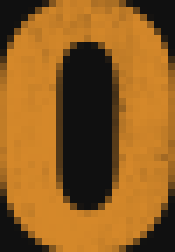
#> input picture config/kredits_digits/n_00.png, 25 x 36 px, given in place of n_00_mask.png, which was not available (shown 7 times larger)
$ python kredits_templates.py
#> lines starting #> are read from the running program, lines starting #| are printed output that depends on the picture; pictures that were not available may be replaced by others from this repository, and a replacement may not be noted
### src/cv_io.py
"""cv_io.py - 让 cv2 能读写带中文(非 ASCII)的路径。

★ 为什么需要这个,不是洁癖,是实测出来的:
  Windows 上 `cv2.imread` 走的是窄字符 fopen,**路径里只要有一个非 ASCII 字符就
  返回 None,而且不抛异常**。同一个文件,同一份代码:

      cv2.imread(r"...\\新建文件夹\\e2e\\kards-auto\\ui_templates\\cost_num.png") -> None
      cv2.imread(r"...\\Temp\\cost_num_ascii.png")                              -> 数组

  对中文用户这几乎必然踩中:压缩包解压到「D:\\游戏\\kards-auto」,或者 Windows
  用户名本身就是中文(`C:\\Users\\张三\\Desktop\\...`)。踩中的表现是引擎
  **一个模板都加载不了**,日志里飘一片

      WARN cannot load template deck_ok_btn: ...ui_templates/deck_ok_btn.png

  看起来像模板文件丢了,其实是读不到。引擎不会崩 —— 它会安静地什么都认不出来,
  这正是这个项目最怕的那种失败(报了成功,其实什么都没干)。

★ 做法:在**本模块被 import 的时候**就把 `cv2.imread` / `cv2.imwrite` 换掉,
  而不是去改那二十多个调用点 —— 漏一个就是一处静默失效,而且以后新写的代码还会
  再踩一次。Python 的模块是单例,所以**只要有一个地方在任何读图之前 import 过本
  模块,整个进程的 `cv2.imread` 就都是能读中文的版本了**。

★ 谁该 import 它:所有会被单独执行的入口(`main_loop.py`、`gui.py`,以及各个
  `*_calibrate.py` / `capture.py` / `board.py` / `frontline_line.py` …)。
  它们里那行 `import cv_io  # noqa: F401` 看着像个没用的 import,其实是总开关。

★ 读和写都不走原版(除了先试一下):
  · 读 —— 原版失败会返回 None,正好拿来当"要不要绕路"的判据;
  · 写 —— 原版在中文路径下**返回 False 而不抛异常**,直接用它等于把图悄悄丢了
    (这个坑本项目在手机端 `mobile_hand.py` 里已经单独踩过一次)。
"""

from __future__ import annotations

import os

import cv2
import numpy as np

#: 留一份原版函数。★ 必须在打补丁**之前**取,而且下面用标记防止重复打补丁 ——
#  万一有人 reload 本模块,第二次取到的就是自己的版本,那就无限递归了。
_orig_imread = cv2.imread
_orig_imwrite = cv2.imwrite

_PATCHED_FLAG = "__kards_cv_io__"


def _ascii_only(path) -> bool:
    """
    这个路径是不是纯 ASCII?是的话原版就能处理,不用绕路。

    ★ 为什么要判在前面,而不是"先试原版、失败再绕":原版在中文路径下失败时会在
      stderr 上吐一行 `cv::findDecoder imread_('...'): can't open/read file`,
      日志里看着像真出了问题。直接绕过去就没这行噪声了。
    """
    try:
        p = os.fspath(path)
    except TypeError:
        return False
    if isinstance(p, bytes):
        return True            # 已经是字节路径,原版自己能处理
    try:
        p.encode("ascii")
        return True
    except UnicodeEncodeError:
        return False


def _imread_unicode(path, flags):
    """绕路读:自己把文件读成字节,再交给 `cv2.imdecode`。"""
    try:
        buf = np.fromfile(path, dtype=np.uint8)   # numpy 走的是 Python 的文件 API,认中文
    except Exception:
        return None
    if buf.size == 0:
        return None
    try:
        return cv2.imdecode(buf, flags)
    except Exception:
        return None


def imread(path, flags=cv2.IMREAD_COLOR):
    """
    读一张图,支持非 ASCII 路径。语义和 `cv2.imread` 一致:失败返回 None。

    ★ 纯 ASCII 路径优先走原版(行为跟以前完全一样,也更快);含非 ASCII 的直接
      绕路,免得原版先吐一行 `can't open/read file` 的警告。
    ★ 但 ASCII 那条路失败之后**还要再绕一次**:路径字符串本身是 ASCII、而当前
      工作目录含中文(相对路径的情形)时,原版照样读不到,只有绕路才行。
    """
#> called with path = 'config/kredits_digits/n_00_mask.png', flags = 0
    if path is None:
        return None
    if _ascii_only(path):
        try:
            img = _orig_imread(path, flags)
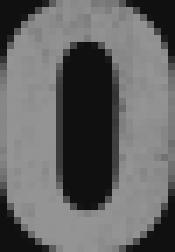
#> img: shape (36, 25) (shown 7 times larger); min 16, max 148, mean 100.6
            if img is not None:
                return img
        except Exception:
            pass
    return _imread_unicode(path, flags)


def imwrite(path, img, params=None):
    """
    写一张图,支持非 ASCII 路径。返回值语义和 `cv2.imwrite` 一致:成功 True。

    ★ 非 ASCII 路径不走原版,理由和 imread 一样 —— 而且原版在那条路上是**返回
      False 而不抛异常**的,直接用它等于把图悄悄丢了(手机端已经踩过一次)。
    """
    if path is None or img is None:
        return False
    if _ascii_only(path):
        try:
            if _orig_imwrite(path, img, params or []):
                return True
        except Exception:
            pass
    ext = os.path.splitext(str(path))[1] or ".png"
    try:
        ok, buf = cv2.imencode(ext, img, params or [])
        if not ok:
            return False
        buf.tofile(path)
        return True
    except Exception:
        return False


# ---- 打补丁 ---------------------------------------------------------------
# ★ 用标记防重复:reload 本模块时若再包一层,`_orig_imread` 就成了自己的包装,
#   调用会无限递归。
if not getattr(cv2.imread, _PATCHED_FLAG, False):
    setattr(imread, _PATCHED_FLAG, True)
    setattr(imwrite, _PATCHED_FLAG, True)
    cv2.imread = imread
    cv2.imwrite = imwrite

### src/kredits_templates.py
"""
kredits_templates.py - Kredits 数字模板库 + 匹配器(精确读费用)。

背景(见 kredits.py):这种风格化模板体数字 RapidOCR 读不出来,所以走模板匹配。
0-9 十个字形已录齐并逐个看图核对(2026-09-10),锚定在 shots/kredits/samples_r1/。

字形来源与判定:
  #00=0 #01=1 #02=2 #03=3 #04=4 #05=5 #06=6 #07=7 #08=8 #09=9
  (#10/#11/#13/#15 是被 HUD 墨迹切碎或重复的残片,不用)

匹配方法:
  1. 取字形掩码的紧致外接框,按高度归一化到固定大小(保持宽高比)
  2. 与每个数字模板做归一化互相关(cv2.matchTemplate TM_CCOEFF_NORMED)
  3. 取最高分;低于阈值则拒识(返回 None,宁可读不出也不要读错)

两位数(10-24):
  KARDS 上限 24,所以最多两位。**关键:两位数时游戏会把数字整体缩小**
  (实测单数字高 36px,两位数只有 25px),好和 "K/M" 徽章并排塞进同一个方块。
  因为归一化是"按高度缩放到固定高度",这个缩小被自动抵消 —— 所以
  **两位数不需要单独录模板**,切成两个字形后用单数字模板就能读。
  实测:10 -> "1"(0.92) "0"(0.89);12 -> "1"(0.92) "2"(0.93)。
  验证脚本:src/kredits_two_digit_test.py

用法:
  .venv\\Scripts\\python.exe src\\kredits_templates.py          # 自检:用样例互相匹配
"""

from __future__ import annotations

import glob
import os
import sys

sys.path.insert(0, os.path.dirname(os.path.abspath(__file__)))
if hasattr(sys.stdout, "reconfigure"):
    sys.stdout.reconfigure(encoding="utf-8", errors="replace")

import cv2
import cv_io  # noqa: F401  (开关:让 cv2 认中文路径,见 cv_io.py)
import numpy as np

ROOT = os.path.dirname(os.path.dirname(os.path.abspath(__file__)))

# ★★★ 2026-09-19(v0.1.5 修):**数字模板不能再放在 `shots/` 里。**
#
# 病因(实机 + 离线都量到了):锚定样例原来在 `shots/kredits/samples_r1/`,
# 而 `make_release.py` 的 SKIP_DIRS 里**有 `shots`** —— 于是**每一个发布包**
# 都不带这 10 个数字模板。后果是一条完整的连锁:
#     `kredits_templates: 载入 0 个数字模板 []`
#   -> `read_kredits()` 永远 None("有字拒识")
#   -> 每回合的费用**从来没真读到过**(日志里全是 `[prev+1]` 推算)
#   -> 行动之后那次对账(它本来就靠读数)变成空操作
#   -> 账本比真实 Kredits 高"行动费"那么多
#   -> **明明没费用还去拖一张出不起的牌,被游戏拒绝**(用户报的就是这个)
# 实测:`shots/scan_frames` 60 张存帧喂 `read_kredits`,**0/60 读出来**,
# 原因清一色"有字拒识(模板分低于阈值)"。
#
# 修法:搬到 **`config/kredits_digits/`** —— `config/` 是随包发的,
# 而且项目里 **`config/hq_hp_digits/` 早就是这个约定**(总部血量数字模板),
# 只有费用这一套被落在了 `shots/`。
# ★ 保留旧路径做兜底:开发树(C)里的旧目录还在,老脚本也还指着它。
ANCHOR_SAMPLES = os.path.join(ROOT, "config", "kredits_digits")
_ANCHOR_SAMPLES_LEGACY = os.path.join(ROOT, "shots", "kredits", "samples_r1")
if not os.path.isdir(ANCHOR_SAMPLES) and os.path.isdir(_ANCHOR_SAMPLES_LEGACY):
    ANCHOR_SAMPLES = _ANCHOR_SAMPLES_LEGACY
# 导出的归一化模板,仅供人工查看(运行时生成,`shots/` 不存在会自己建)
TEMPLATES_DIR = os.path.join(ROOT, "shots", "kredits", "templates")

# 样例 -> 数字值。
# 这一栏是 2026-09-10 录制时【逐个看图核对】出来的,不是按录制顺序推的:
# 老版提取逻辑会把被墨迹切碎的字形丢掉、还会把两位数跟 K/M 徽章粘在一起,
# 所以录制序号跟数字值并不一一对应(例如 n_06 其实是 5、n_07 是 6)。
#   n_05 / n_11 / n_13 / n_15 是被切碎或重复的残片,不能当模板。
SAMPLE_TO_DIGIT = {
    "n_00": 0, "n_01": 1, "n_02": 2, "n_03": 3, "n_04": 4,
    "n_06": 5, "n_07": 6, "n_08": 7, "n_09": 8, "n_10": 9,
}

# 两位数(10-24)【无需】单独模板:游戏会把两位数缩小,而按高度归一化自动抵消
# 了这个缩放,切成两个字形后用上面的单数字模板即可。实测 10、12 均正确
# (见 kredits_two_digit_test.py)。第二轮录制(samples/)里的 n_32=10、n_36=12
# 就是那两个验证样本。

NORM_H = 40          # 归一化高度
MATCH_MIN_SCORE = 0.72   # 低于此分拒识

_TEMPLATES: dict = {}


def _tight(mask: np.ndarray):
    """裁到掩码的紧致外接框;全空返回 None。"""
    ys, xs = np.where(mask > 0)
#> ys = 900 values from 0 to 35; xs = 900 values, max 24 at index 24, min 0 at index 0, mean 12
    if len(xs) == 0:
        return None
    return mask[ys.min():ys.max() + 1, xs.min():xs.max() + 1]


def normalize_glyph(mask: np.ndarray, height: int = NORM_H):
    """
    把字形掩码归一化:紧致裁剪 -> 按高度缩放(保持宽高比)。
    返回 (float32 灰度图) 或 None。
    """
    tight = _tight(mask)
    if tight is None or tight.shape[0] < 8:
        return None
    scale = height / float(tight.shape[0])
#> scale = 1.11
    w = max(1, int(round(tight.shape[1] * scale)))
#> w = 28
    resized = cv2.resize(tight, (w, height), interpolation=cv2.INTER_AREA)
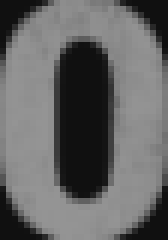
#> resized: shape (40, 28) (shown 6 times larger); min 16, max 148, mean 100.5
    return resized.astype(np.float32)


def build_templates(force: bool = False) -> dict:
    """从锚定样例目录载入 0-9 模板。返回 {digit: [归一化字形, ...]}。"""
    global _TEMPLATES
    if _TEMPLATES and not force:
        return _TEMPLATES

    bank: dict = {}
    os.makedirs(TEMPLATES_DIR, exist_ok=True)
    missing = []
    for stem, digit in sorted(SAMPLE_TO_DIGIT.items(), key=lambda kv: kv[1]):
        mask_path = os.path.join(ANCHOR_SAMPLES, f"{stem}_mask.png")
        mask = cv2.imread(mask_path, cv2.IMREAD_GRAYSCALE)
        if mask is None:
            missing.append(f"{stem}({digit})")
            continue
        norm = normalize_glyph(mask)
        if norm is None:
            missing.append(f"{stem}({digit}, 太小)")
            continue
        bank.setdefault(digit, []).append(norm)
        cv2.imwrite(os.path.join(TEMPLATES_DIR, f"digit_{digit}.png"),
                    norm.astype(np.uint8))
#> pass 2 of the loop in build_templates, `for stem, digit in sorted(SAMPLE_TO_DIGIT.items(), key=lambda kv: kv[1..`:
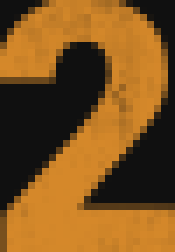
#> input picture config/kredits_digits/n_02.png, 25 x 36 px, given in place of n_01_mask.png, which was not available (shown 7 times larger)
#> in imread (call 2), `img = _orig_imread(path, flags)`:
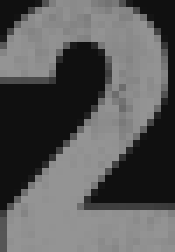
#> img: shape (36, 25) (shown 7 times larger); min 16, max 148, mean 89.8
#> in normalize_glyph (call 2), `resized = cv2.resize(tight, (w, height), interpolation=cv2.INTER_AREA)`:
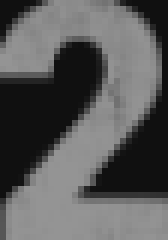
#> resized: shape (40, 28) (shown 6 times larger); min 16, max 148, mean 89.7

    if missing:
        print(f"kredits_templates: ⚠️⚠️ 缺锚定样例 {', '.join(missing)} "
              f"(目录 {ANCHOR_SAMPLES}) —— 费用数字**一个都读不出来**,"
              f"引擎会退化成'每回合按上一回合+1 推算',"
              f"然后出现'没费用还在下单位'")
    _TEMPLATES = bank
    print(f"kredits_templates: 载入 {len(bank)} 个数字模板 "
          f"{sorted(bank)}")
    return bank


# [16 lines left out: function status, not called in this run]


def score_against(glyph: np.ndarray, template: np.ndarray) -> float:
    """
    一个字形对一个模板的相似度(0-1)。

    先按宽度缩放模板到字形宽度,再用 TM_CCOEFF_NORMED。宽度差太多直接低分,
    避免把一个瘦'1'和胖'0'硬比。
    """
    if glyph is None or template is None:
        return -1.0
    gh, gw = glyph.shape
    th, tw = template.shape
    if gh != th:
        return -1.0
    ratio = min(gw, tw) / max(gw, tw)
    if ratio < 0.5:                     # 宽度差一倍以上,基本不是同一个数字
        return -1.0 * (1.0 - ratio)
    t = cv2.resize(template, (gw, gh), interpolation=cv2.INTER_AREA)
    res = cv2.matchTemplate(glyph, t, cv2.TM_CCOEFF_NORMED)
    base = float(res.max())
    return base * (0.6 + 0.4 * ratio)   # 宽度越接近越可信


def match_digit(glyph: np.ndarray, bank: dict | None = None):
    """
    返回 (digit, score) 或 (None, best_score)。分数低于阈值返回 None。
    """
    bank = bank if bank is not None else build_templates()
    best_digit, best_score = None, -1.0
    for digit, templates in bank.items():
        for t in templates:
            s = score_against(glyph, t)
            if s > best_score:
                best_score, best_digit = s, digit
    if best_score < MATCH_MIN_SCORE:
        return None, best_score
    return best_digit, best_score


# [58 lines left out: functions split_glyphs, read_our_kredits, not called in this run]


def _selfcheck() -> int:
    bank = build_templates(force=True)
    print()
    print("留一验证:每个样例只用【其它数字】的模板来判读")
    print("(自己匹配自己一定是 1.000,所以必须把自己那一类排除)")
    print(f"{'样例':<8}{'真值':<6}{'判读':<6}{'分数':<8}{'次优':<12}结果")
    print("-" * 64)
    bad = 0
    for stem, digit in sorted(SAMPLE_TO_DIGIT.items(), key=lambda kv: kv[1]):
        mask = cv2.imread(os.path.join(ANCHOR_SAMPLES, f"{stem}_mask.png"),
                          cv2.IMREAD_GRAYSCALE)
        if mask is None:
            print(f"{stem:<8}{digit:<6}(无掩码)")
            continue
        g = normalize_glyph(mask)
        scores = {}
        for d, temps in bank.items():
            if d == digit:          # 留一:排除自己那一类
                continue
            scores[d] = max(score_against(g, t) for t in temps)
        ranked = sorted(scores.items(), key=lambda kv: -kv[1])
        top_d, top_s = ranked[0]
        second = ranked[1] if len(ranked) > 1 else (None, -1.0)
        # 留一下正确行为是"判读不等于真值,且被阈值拒识"
        rejected = top_s < MATCH_MIN_SCORE
        ok = rejected
        if not ok:
            bad += 1
        print(f"{stem:<8}{digit:<6}{str(top_d):<6}{top_s:<8.3f}"
              f"{str(second[0])}:{second[1]:<7.3f}"
              f"{'拒识(正确)' if rejected else 'FAIL: 误判成 ' + str(top_d)}")
#> pass 2 of the loop in _selfcheck, `for stem, digit in sorted(SAMPLE_TO_DIGIT.items(), key=lambda kv: kv[1..`:
    print("-" * 64)
    print(f"{len(SAMPLE_TO_DIGIT) - bad}/{len(SAMPLE_TO_DIGIT)} 正确拒识")
    print("期望:全部拒识 —— 说明每个数字都靠自己的模板区分,没有互相混淆。")

    print()
    print("完整数字区读取测试(shots/kredits/extracted 里提取好的字形):")
    ex_dir = os.path.join(ROOT, "shots", "kredits", "extracted")
    files = sorted(glob.glob(os.path.join(ex_dir, "*.png")))
    files = [f for f in files if not f.endswith("_plate.png")]
    seen = {}
    for f in files[:200]:
        img = cv2.imread(f, cv2.IMREAD_GRAYSCALE)
        if img is None:
            continue
        g = normalize_glyph(img)
        d, s = match_digit(g)
        seen.setdefault((d, round(s, 2)), 0)
        seen[(d, round(s, 2))] += 1
    for (d, s), n in sorted(seen.items(), key=lambda kv: -kv[1])[:10]:
        print(f"    {n:>4} 帧 -> 判读 {d} (分 {s})")
    return 0 if bad == 0 else 1


if __name__ == "__main__":
#> (the run stopped early here; a loop or call above may not have finished)
